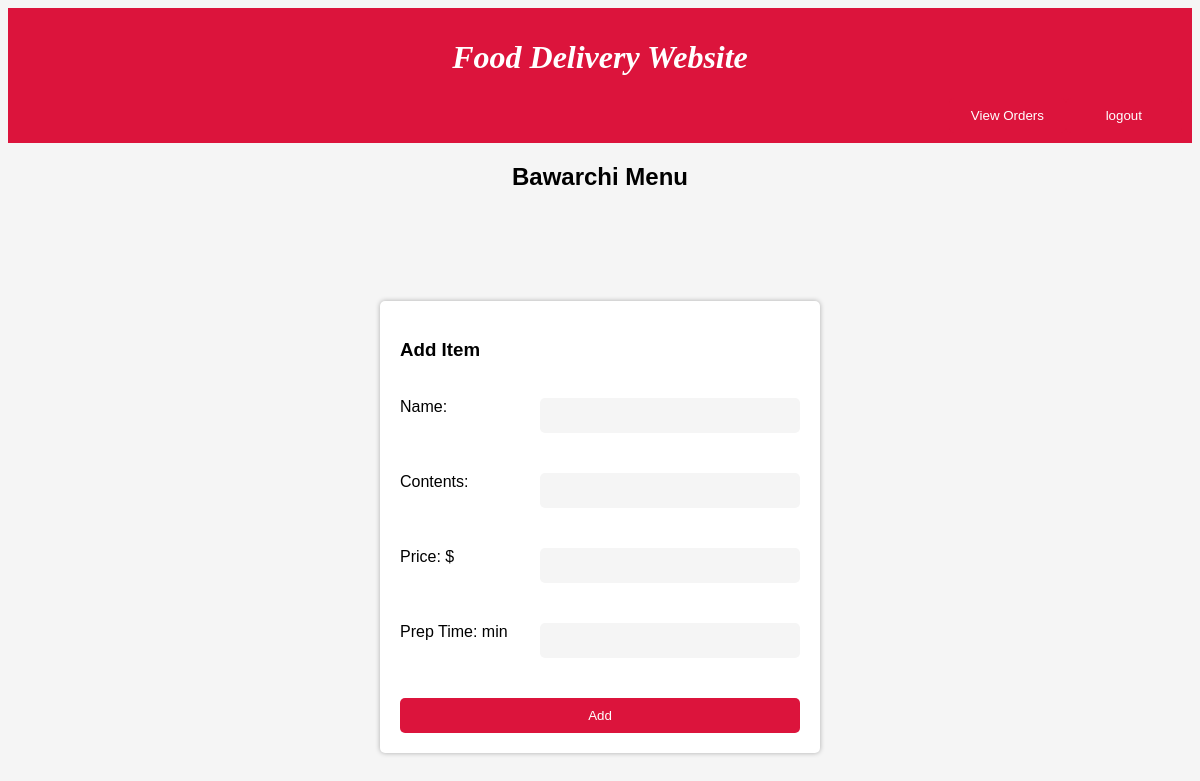
The page /restaurant_home (signed in) on the database as committed earlier.
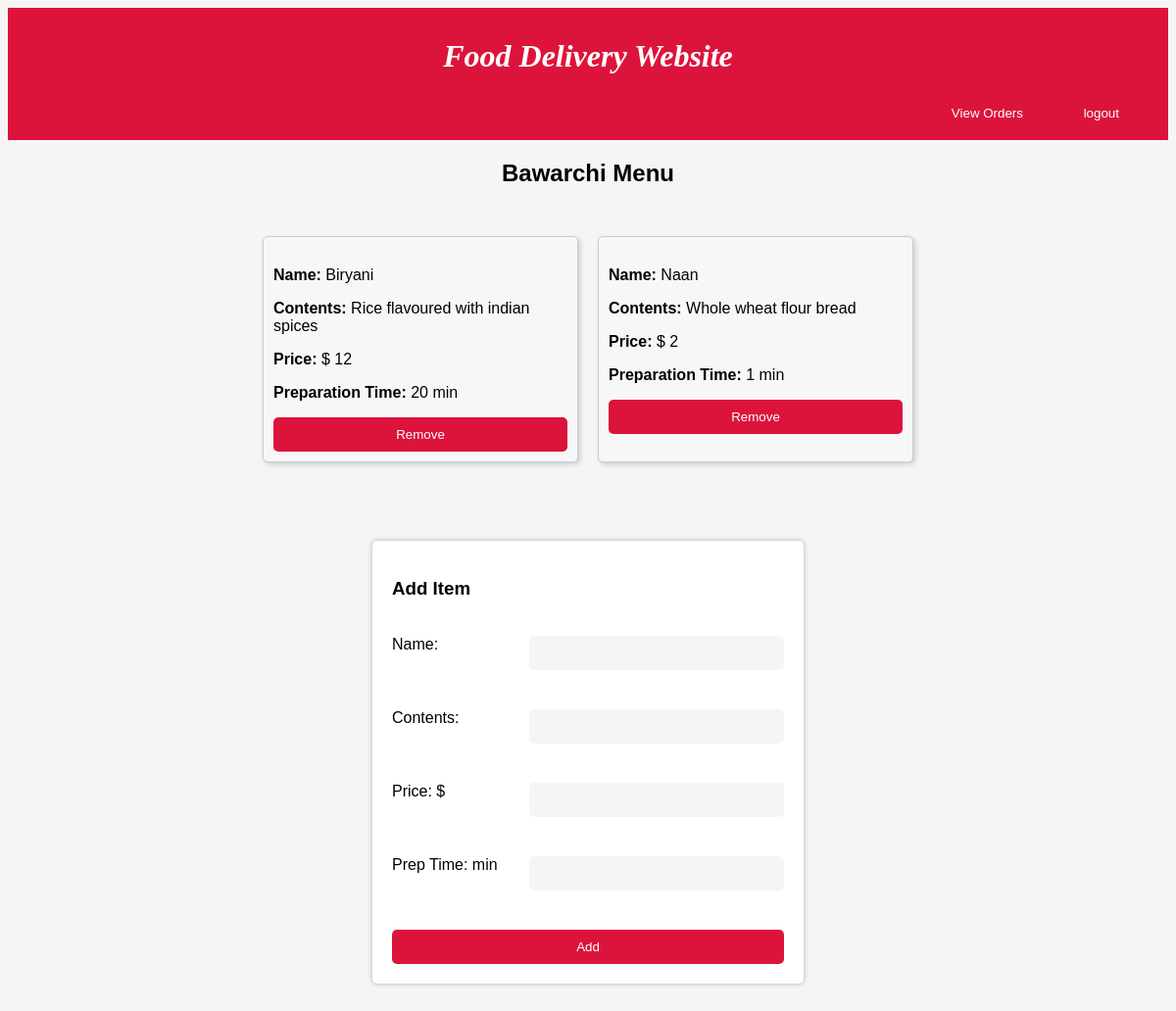
The same page on the database as committed later.
### tables this page shows
CREATE TABLE items(ItemId INTEGER PRIMARY KEY AUTOINCREMENT,RestaurantId INTEGER,ItemName VARCHAR(100),Price INTEGER,Contents VARCHAR(200),PreparationTime INTEGER,FOREIGN KEY (RestaurantId) REFERENCES restaurants(RestaurantId));

### food.py (the view, shortened to what this page needs)
@app.route('/restaurant_home',methods=['POST','GET'])
def restaurant_home():
    RestId=session['RestId']
    c.execute("SELECT * FROM items WHERE RestaurantId=?",(RestId,))
    conn.commit()
    menus=c.fetchall()
    return render_template('restaurant_home.html',restaurant=session['username'],menus=menus)

### templates/restaurant_home.html (shortened to what this page needs)
<!DOCTYPE html>
<html lang="en">
<head>
    <link rel="stylesheet" href="{{ url_for('static',filename='styles.css')}}">
</head>
<body>
    <header>
        <h1>Food Delivery Website</h1>
        <div>
            <form method="POST">
              <div style="height : 10%; width: 10%; float:right;">
                <input type="submit" name=action value="logout">
              </div>
            <div style="height : 10%; width: 10%; float:right;">
                <input type="submit" name="action" value="View Orders">
            </div>
            </form>
          </div>
    </header>
    <h2>{{ restaurant }} Menu</h2>
    <main>
        {%for menu in menus%}
        <div class="item">
            <form method="POST">
                <p><strong>Name:</strong> {{menu[2]}}</p>
                <p><strong>Contents: </strong> {{menu[4]}}</p>
                <p><strong>Price: </strong>$ {{menu[3]}}</p>
                <p><strong>Preparation Time: </strong>{{menu[5]}} min</p>
                <input type="submit" name="action" value="Remove">
            </form>
        </div>
        {% endfor %}
    </main>
    <div class="container">
        <div class="form">
            <h3>Add Item</h3>
            <br>
            <form method="POST">
                <div class="form-row">
                    <label for="name">Name:</label>
                    <input type="text" id="name" name="name" required>
                </div>
                <div class="form-row">
                    <label for="contents">Contents:</label>
                    <input type="text" id="contents" name="contents" required>
                </div>
                <div class="form-row">
                    <label for="price">Price: $</label>
                    <input type="text" id="price" name="price" required>
                </div>
                <div class="form-row">
                    <label for="preparation_time">Prep Time: min</label>
                    <input type="text" id="preparation_time" name="preparation_time" required>
                </div>
                <input type="submit" name="action" value="Add">
            </form>
        </div>
    </div>
</body>
</html>

### static/styles.css (style rules this page uses)
header { overflow: hidden; text-align: center; color: white; font-family: "Comic Sans MS", "Comic Sans", cursive; font-style: italic; background-color: crimson; padding: 10px; }
main { display: flex; flex-wrap: wrap; justify-content: center; padding: 20px; }
.container { margin: 50px auto; width: 800px; display: flex; justify-content: center; }
h2 { text-align: center; }
body { background-color: #F5F5F5; font-family: Arial, sans-serif; }
label { display: block; margin-bottom: 10px; }
.form { width: 400px; background-color: #fff; border-radius: 5px; padding: 20px; box-shadow: 0px 0px 5px 0px rgba(0, 0, 0, 0.3); margin: 0 20px; }
.form-row { display: flex; flex-wrap: wrap; margin-bottom: 20px; }
.form-row label { flex: 1; margin-right: 20px; }
.form-row input[type="text"], input[type="tel"], input[type="password"], input[type="email"] { flex: 2; }
input[type="text"], input[type="password"], input[type="email"], input[type="tel"] { width: 100%; padding: 10px; border-radius: 5px; border: none; background-color: #F5F5F5; margin-bottom: 20px; box-sizing: border-box; }
input[type="submit"] { background-color: crimson; color: #fff; border: none; padding: 10px; border-radius: 5px; cursor: pointer; width: 100%; }
.item { background-color: #f7f7f7; border: 1px solid #ccc; border-radius: 5px; box-shadow: 2px 2px 5px #ccc; margin: 10px; padding: 10px; width: 300px; }

Rows that differ between the two databases and show on the page:
added items: ItemName "Biryani", Contents "Rice flavoured with indian spices", Price "12", PreparationTime "20"
added items: ItemName "Naan", Contents "Whole wheat flour bread", Price "2", PreparationTime "1"
